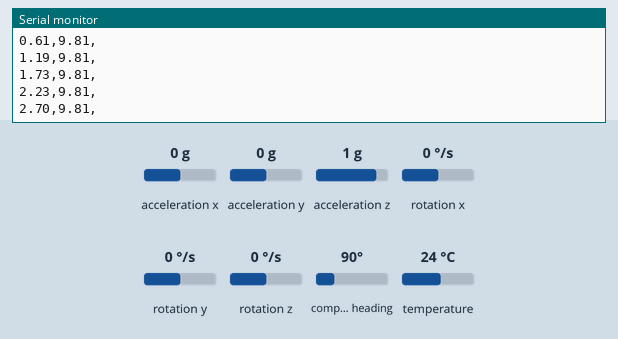
A sketch run on a simulated Arduino Uno, built with avr-gcc and run on an emulated ATmega328P. Shown: the last lines printed to the serial monitor. The test bench sets the inputs (shaded band); at power-on: acceleration z 1 g, acceleration x 0 g, acceleration y 0 g, rotation x 0 °/s, rotation y 0 °/s, rotation z 0 °/s, compass heading 90°, temperature 24 °C.

Above: at 1.2 s.
1.3 s: acceleration z set to -1.4 g
At 1.44 s:
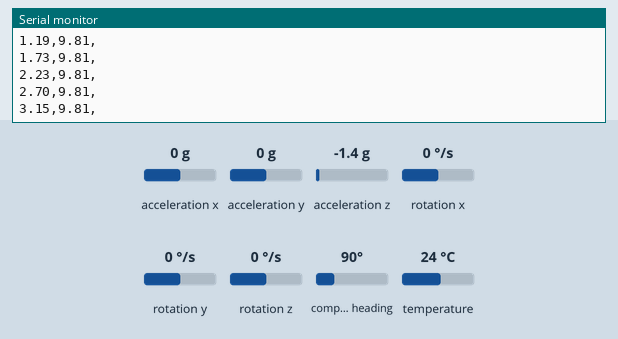
2.8 s: acceleration z set to -0.8 g
At 2.95 s:
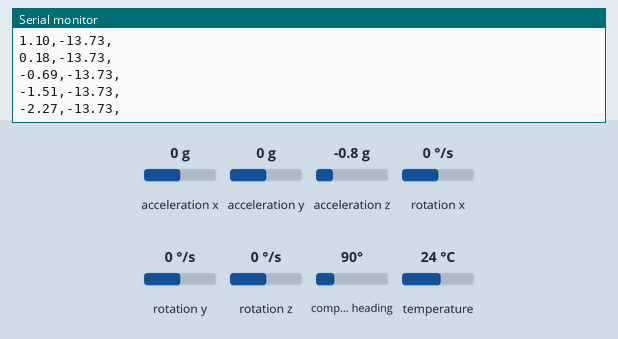
Timing chart, 0 to 5.8 s (numbered marks = the images above; inputs shaded):
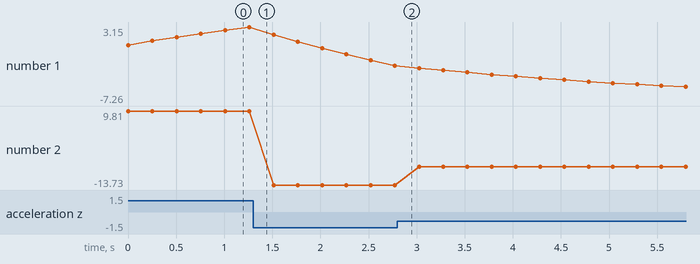

Measured:
- plotted number 1: 3.15 → -2.27 after the input at 1.3 s, -2.27 → -7.26 after the input at 2.8 s
- plotted number 2: 9.81 → -13.73 after the input at 1.3 s, -13.73 → -7.85 after the input at 2.8 s

The sketch:

sensorapi.ino
```cpp
#include <SPI.h>
#include <Wire.h>
#include "Adafruit_Sensor.h"
#include "Adafruit_LSM9DS0.h"

/* This driver uses the Adafruit unified sensor library (Adafruit_Sensor),
   which provides a common 'type' for sensor data and some helper functions.

   To use this driver you will also need to download the Adafruit_Sensor
   library and include it in your libraries folder.

   You should also assign a unique ID to this sensor for use with
   the Adafruit Sensor API so that you can identify this particular
   sensor in any data logs, etc.  To assign a unique ID, simply
   provide an appropriate value in the constructor below (12345
   is used by default in this example).

   Connections (For default I2C)
   ===========
   Connect SCL to analog 5
   Connect SDA to analog 4
   Connect VDD to 5V DC
   Connect GROUND to common ground

   History
   =======
   2014/JULY/25  - First version (KTOWN)
*/

/* Assign a unique base ID for this sensor */
Adafruit_LSM9DS0 lsm = Adafruit_LSM9DS0(1000);  // Use I2C, ID #1000


/* Or, use Hardware SPI:
  SCK -> SPI CLK
  SDA -> SPI MOSI
  G_SDO + XM_SDO -> tied together to SPI MISO
  then select any two pins for the two CS lines:
*/

#define LSM9DS0_XM_CS 10
#define LSM9DS0_GYRO_CS 9
//Adafruit_LSM9DS0 lsm = Adafruit_LSM9DS0(LSM9DS0_XM_CS, LSM9DS0_GYRO_CS, 1000);

/* Or, use Software SPI:
  G_SDO + XM_SDO -> tied together to the MISO pin!
  then select any pins for the SPI lines, and the two CS pins above
*/

#define LSM9DS0_SCLK 13
#define LSM9DS0_MISO 12
#define LSM9DS0_MOSI 11

//Adafruit_LSM9DS0 lsm = Adafruit_LSM9DS0(LSM9DS0_SCLK, LSM9DS0_MISO, LSM9DS0_MOSI, LSM9DS0_XM_CS, LSM9DS0_GYRO_CS, 1000);


/**************************************************************************/
/*
    Displays some basic information on this sensor from the unified
    sensor API sensor_t type (see Adafruit_Sensor for more information)
*/
/**************************************************************************/

/**************************************************************************/
/*
    Configures the gain and integration time for the TSL2561
*/
/**************************************************************************/
void configureSensor(void)
{
  // 1.) Set the accelerometer range
  lsm.setupAccel(lsm.LSM9DS0_ACCELRANGE_2G);
  //lsm.setupAccel(lsm.LSM9DS0_ACCELRANGE_4G);
  //lsm.setupAccel(lsm.LSM9DS0_ACCELRANGE_6G);
  //lsm.setupAccel(lsm.LSM9DS0_ACCELRANGE_8G);
  //lsm.setupAccel(lsm.LSM9DS0_ACCELRANGE_16G);

  // 2.) Set the magnetometer sensitivity
  lsm.setupMag(lsm.LSM9DS0_MAGGAIN_2GAUSS);
  //lsm.setupMag(lsm.LSM9DS0_MAGGAIN_4GAUSS);
  //lsm.setupMag(lsm.LSM9DS0_MAGGAIN_8GAUSS);
  //lsm.setupMag(lsm.LSM9DS0_MAGGAIN_12GAUSS);

  // 3.) Setup the gyroscope
  lsm.setupGyro(lsm.LSM9DS0_GYROSCALE_245DPS);
  //lsm.setupGyro(lsm.LSM9DS0_GYROSCALE_500DPS);
  //lsm.setupGyro(lsm.LSM9DS0_GYROSCALE_2000DPS);
}

/**************************************************************************/
/*
    Arduino setup function (automatically called at startup)
*/
/**************************************************************************/
void setup(void)
{
#ifndef ESP8266
  while (!Serial);     // will pause Zero, Leonardo, etc until serial console opens
#endif
  Serial.begin(9600);
  //Serial.println(F("LSM9DS0 9DOF Sensor Test")); Serial.println("");

  /* Initialise the sensor */
  if(!lsm.begin())
  {
    /* There was a problem detecting the LSM9DS0 ... check your connections */
   // Serial.print(F("Ooops, no LSM9DS0 detected ... Check your wiring or I2C ADDR!"));
    while(1);
  }
 // Serial.println(F("Found LSM9DS0 9DOF"));

  /* Display some basic information on this sensor */
  //displaySensorDetails();

  /* Setup the sensor gain and integration time */
  configureSensor();

  /* We're ready to go! */
  Serial.println("");
}

/**************************************************************************/
/*
    Arduino loop function, called once 'setup' is complete (your own code
    should go here)
*/
/**************************************************************************/
float filt = 0;
void loop(void)
{
  /* Get a new sensor event */
  sensors_event_t accel, mag, gyro, temp;

  lsm.getEvent(&accel, &mag, &gyro, &temp);

  // print out accelleration data
  //Serial.print("Accel X: "); Serial.print(accel.acceleration.x); Serial.print(" ");
  //Serial.print("  \tY: "); Serial.print(accel.acceleration.y);       Serial.print(" ");
  //Serial.print("  \tZ: "); Serial.print(accel.acceleration.z);     Serial.println("  \tm/s^2");
  //Serial.print(accel.acceleration.x);
  //Serial.print(",");
  //Serial.print(accel.acceleration.y);
  //Serial.print(",");
  filt = filt + (accel.acceleration.z - filt)/16;
  Serial.print(filt);
  Serial.print(",");
  Serial.print(accel.acceleration.z);
  Serial.println(",");

  //Serial.print(mag.magnetic.x);
  //Serial.print(",");
  //Serial.print(mag.magnetic.y);
  //Serial.print(",");
  //Serial.println(mag.magnetic.z);


  delay(250);
}
```
